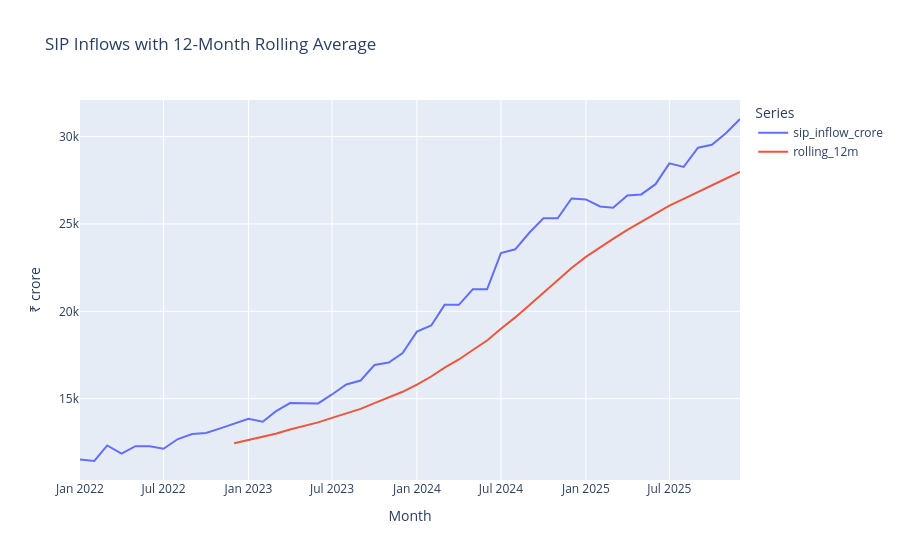

Write notebook code for a chart like this one.
### Code cell
# Chart 7 — SIP inflow with rolling 12-month average
sip2 = sip.sort_values("month").copy()
sip2["rolling_12m"] = sip2[sip_value].rolling(12).mean()
fig = px.line(sip2, x="month", y=[sip_value,"rolling_12m"],
              title="SIP Inflows with 12-Month Rolling Average",
              labels={"value":"₹ crore","variable":"Series","month":"Month"})
fig.show()
